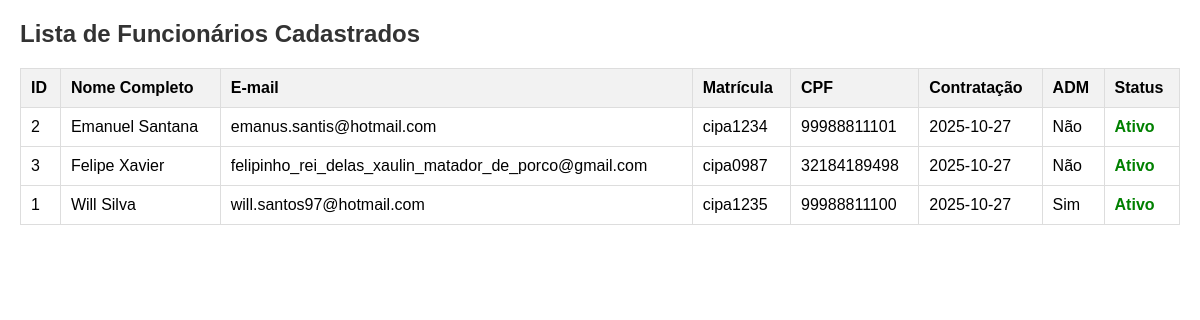
The page /views/listarFuncionarios.php on the database its author committed.
### tables this page shows
CREATE TABLE funcionario (
  id_funcionario INT NOT NULL AUTO_INCREMENT,
  nome_funcionario VARCHAR(40) NOT NULL,
  sobrenome_funcionario VARCHAR(80) NOT NULL,
  CPF_funcionario VARCHAR(11) DEFAULT NULL,
  data_nascimento_funcionario DATE NOT NULL,
  data_contratacao_funcionario DATE NOT NULL,
  telefone_funcionario VARCHAR(11) NOT NULL,
  matricula_funcionario VARCHAR(20) NOT NULL,
  codigo_voto_funcionario CHAR(8) DEFAULT NULL,
  ativo_funcionario TINYINT(1) NOT NULL DEFAULT 1,
  ADM_funcionario TINYINT(1) NOT NULL DEFAULT 0,
  email_funcionario VARCHAR(100) NOT NULL,
  senha_funcionario VARCHAR(255) NOT NULL,
  PRIMARY KEY (id_funcionario),
  UNIQUE KEY email_funcionario (email_funcionario),
  UNIQUE KEY CPF_funcionario (CPF_funcionario),
  UNIQUE KEY codigo_voto_funcionario (codigo_voto_funcionario)
);

### utils/Conexao.php (called while the page is built, shortened)
<?php
    abstract class Conexao{
        private static string $server = "127.0.0.1";
        private static string $dbname = "cipa_app";
        private static string $user = "root";
        private static string $password = "";
        private static string $port = "3306";
        public static function fazerConexao(): PDO{
            try{
                $conn = new PDO(
                    "mysql:host=" . self::$server . ";dbname=" . self::$dbname . ";port=" . self::$port,
                    self::$user,
                    self::$password
                );
                $conn->setAttribute(PDO::ATTR_ERRMODE, PDO::ERRMODE_EXCEPTION);
            } catch (PDOException $e) {
                echo("Mensagem de Error na Classe de conexão" . $e->getMessage);
            } finally {
                return $conn;
            }
        }
    }
?>

### repositories/FuncionarioDAO.php (called while the page is built, shortened)
<?php
require_once __DIR__ . '/../utils/Conexao.php';
class FuncionarioDAO {
    private PDO $pdo;
    public function __construct() {
        try {
            $this->pdo = Conexao::fazerConexao();
            $this->pdo->setAttribute(PDO::ATTR_ERRMODE, PDO::ERRMODE_EXCEPTION);
            $this->pdo->setAttribute(PDO::ATTR_AUTOCOMMIT, true);
        } catch(PDOException $e) {
            echo("Erro ao conectar a partir de Funcionario DAO: " . $e->getMessage());
        }
    }
    public function listaFuncionarios(): array {
        try {
            $sql = "SELECT * FROM funcionario ORDER BY nome_funcionario, sobrenome_funcionario";
            $stmt = $this->pdo->prepare($sql);
            $stmt->execute();
            $funcionarios = [];
            while ($data = $stmt->fetch(PDO::FETCH_ASSOC)) {
                $funcionarios[] = $data;
            }
            return $funcionarios;
        } catch (PDOException $e) {
            error_log("Erro em Funcionario DAO (listaFuncionarios): " . $e->getMessage());
            return [];
        }
    }
}
?>

### controllers/FuncionarioController.php (called while the page is built, shortened)
<?php
    require_once __DIR__ . "/../repositories/FuncionarioDAO.php";
    class FuncionarioController {
        private FuncionarioDAO $dao;
        public function __construct(){
            $this->dao = new FuncionarioDAO();
        }
        public function list(string $method): array {
            if ($method === "GET") {
                $funcionarios = $this->dao->listaFuncionarios();
                return $funcionarios;
            }
            return "Método não suportado.";
        }
    }
?>

### views/listarFuncionarios.php (the view, shortened to what this page needs)
<?php
    require_once __DIR__ . "/../controllers/FuncionarioController.php";
    $controller = new FuncionarioController();
    $funcionarios  = $controller->list("GET");
?>
<!DOCTYPE html>
<html lang="pt-br">
<head>
    <link rel="stylesheet" href="./css/listarFuncionarios.css">
</head>
<body>
    <h2>Lista de Funcionários Cadastrados</h2>
    <?php if (empty($funcionarios)): ?>
        <p>Nenhum funcionário cadastrado no momento.</p>
    <?php else: ?>
        <table>
            <thead>
                <tr>
                    <th>ID</th>
                    <th>Nome Completo</th>
                    <th>E-mail</th>
                    <th>Matrícula</th>
                    <th>CPF</th>
                    <th>Contratação</th>
                    <th>ADM</th>
                    <th>Status</th>
                </tr>
            </thead>
            <tbody>
                <?php foreach ($funcionarios as $funcionario): ?>
                    <tr>
                        <td><?php echo $funcionario['id_funcionario']; ?></td>
                        <td><?php echo $funcionario['nome_funcionario'] . ' ' . $funcionario['sobrenome_funcionario']; ?></td>
                        <td><?php echo $funcionario['email_funcionario']; ?></td>
                        <td><?php echo $funcionario['matricula_funcionario']; ?></td>
                        <td><?php echo $funcionario['CPF_funcionario'] ?? 'N/A'; ?></td>
                        <td><?php echo $funcionario['data_contratacao_funcionario']; ?></td>
                        <td>
                            <?php echo ($funcionario['ADM_funcionario'] == 1) ? 'Sim' : 'Não'; ?>
                        </td>
                        <td>
                            <?php
                                if ($funcionario['ativo_funcionario'] == 1) {
                                    echo '<span class="ativo">Ativo</span>';
                                } else {
                                    echo '<span class="inativo">Inativo</span>';
                                }
                            ?>
                        </td>
                    </tr>
                <?php endforeach; ?>
            </tbody>
        </table>
    <?php endif; ?>
</body>
</html>

### css/listarFuncionarios.css (style rules this page uses)
body { font-family: Arial, sans-serif; margin: 20px; }
h2 { color: #333; }
table { width: 100%; border-collapse: collapse; margin-top: 20px; }
th, td { border: 1px solid #ddd; padding: 10px; text-align: left; }
th { background-color: #f2f2f2; }
.ativo { color: green; font-weight: bold; }

### rows shown on the page
funcionario: id_funcionario "2", nome_funcionario "Emanuel", sobrenome_funcionario "Santana", email_funcionario "emanus.santis@hotmail.com", matricula_funcionario "cipa1234", CPF_funcionario "99988811101", data_contratacao_funcionario "2025-10-27", ADM_funcionario "Não", ativo_funcionario "Ativo"
funcionario: id_funcionario "3", nome_funcionario "Felipe", sobrenome_funcionario "Xavier", email_funcionario "felipinho_rei_delas_xaulin_matador_de_porco@gmail.com", matricula_funcionario "cipa0987", CPF_funcionario "32184189498", data_contratacao_funcionario "2025-10-27", ADM_funcionario "Não", ativo_funcionario "Ativo"
funcionario: id_funcionario "1", nome_funcionario "Will", sobrenome_funcionario "Silva", email_funcionario "will.santos97@hotmail.com", matricula_funcionario "cipa1235", CPF_funcionario "99988811100", data_contratacao_funcionario "2025-10-27", ADM_funcionario "Sim", ativo_funcionario "Ativo"
